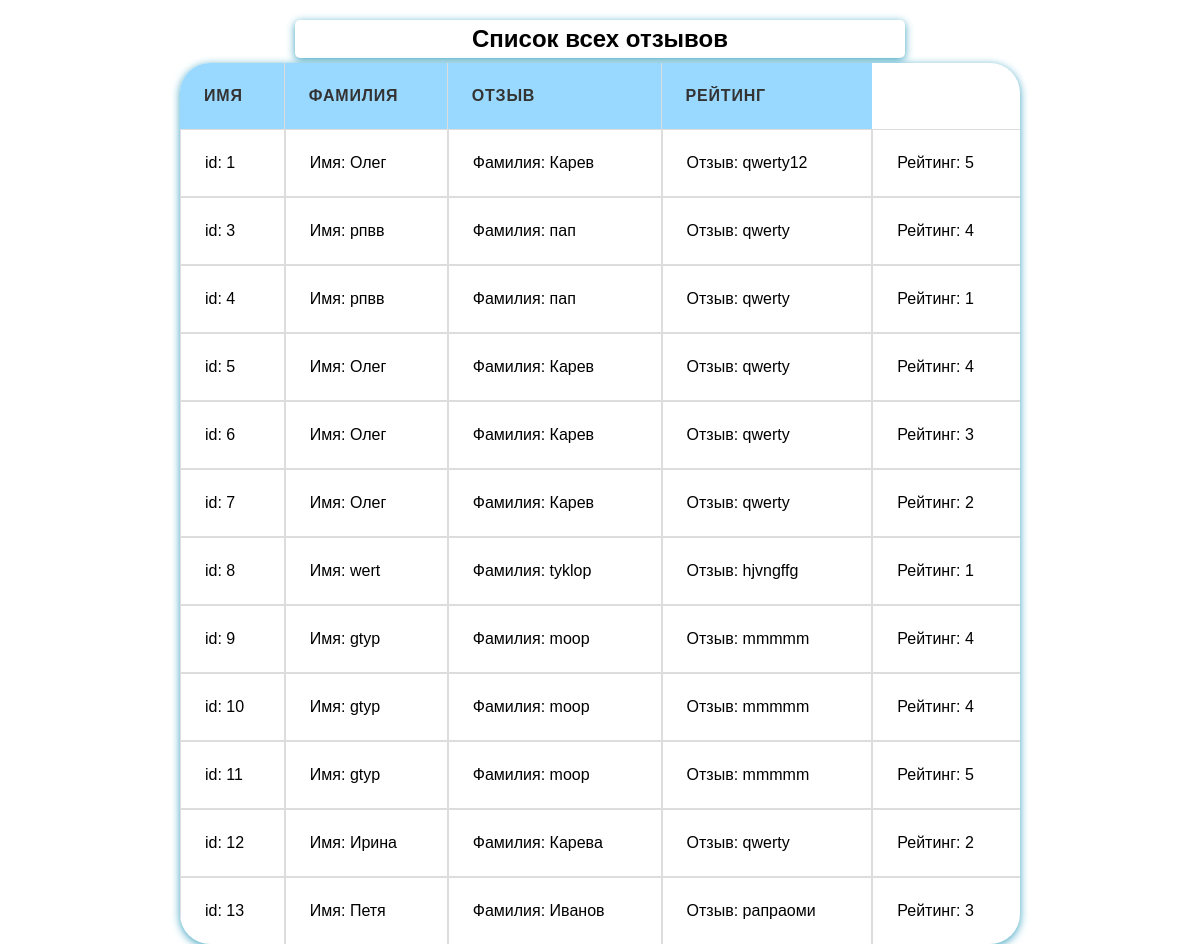
Page /list on the committed database.
### feedback/models.py (models this page shows)
class Feedback(models.Model):
    name=models.CharField(max_length=40, validators=[MinLengthValidator(3)])
    surname=models.CharField(max_length=60)
    feedback=models.TextField()
    rating = models.PositiveBigIntegerField()

### feedback/views.py (the view)
# urls.py: path('list',views.ListFeedBack.as_view()),
class ListFeedBack(ListView):
    template_name = 'feedback/list_feedback.html'
    model = Feedback
    context_object_name = 'feedback'
    def get_queryset(self):
        queryset = super().get_queryset()
        return queryset

### feedback/templates/feedback/list_feedback.html (shortened to what this page needs)
{% extends 'feedback/base.html' %}
{% load static %}
    {% block content %}
<h2>Список всех отзывов </h2>
<table>
    <tr>
        <th>Имя</th>
        <th>Фамилия</th>
        <th>Отзыв</th>
        <th>Рейтинг</th>
    </tr>
    <tr>
            {% for feed in feedback %}
            <td> id: {{feed.pk}}</td>
            <td> Имя: {{feed.name}}</td>
            <td> Фамилия: {{feed.surname}}</td>
            <td> Отзыв: {{feed.feedback}}</td>
            <td>Рейтинг: {{feed.rating}}</td>
     </tr>
        {% endfor %}
    {% endblock %}

### feedback/templates/feedback/base.html (shortened to what this page needs)
{% load static %}
<!DOCTYPE html>
<html lang="en">
<head>
    <link rel="stylesheet" href=" {% static 'feedback/forms.css' %}">
</head>
<body>
<link rel="stylesheet" href=" {% static 'feedback/list_feedback.css' %}">
   {% block content %} {% endblock %}
</body>
</html>

### feedback/static/feedback/forms.css (style rules this page uses)
body { margin: 0; font-family: Sans-Serif; }
h2 { width:50%; margin: 20px auto 5px; text-align: center; padding: 5px; border-radius: 5px; box-shadow: 0 2px 8px #3ca3c1; }

### feedback/static/feedback/list_feedback.css (style rules this page uses)
table { margin: 0 auto; border-collapse: separate; border-spacing: 0; width: 70%; max-width: 1200px; background-color: #fff; border-radius: 30px; overflow: hidden; box-shadow: 0 2px 8px #3ca3c1; }
th, td { padding: 1.5rem; text-align: left; vertical-align: middle; }
th { background-color: #99d8ff; color: #333; font-weight: 600; letter-spacing: 0.05em; text-transform: uppercase; }
tr:nth-child(even) { background-color: #ffffff; }
table th { border-right: 1px solid #ddd; }
table th:last-child { border-right: none; }
table tbody tr:last-child td { border-bottom: none; }
table td { border-right: 1px solid #ddd; border: 1px solid #ddd; }
table td:last-child { border-right: none; }

### rows in the picture
Feedback: pk "1", name "Олег", surname "Карев", feedback "qwerty12", rating "5"
Feedback: pk "3", name "рпвв", surname "пап", feedback "qwerty", rating "4"
Feedback: pk "4", name "рпвв", surname "пап", feedback "qwerty", rating "1"
Feedback: pk "5", name "Олег", surname "Карев", feedback "qwerty", rating "4"
Feedback: pk "6", name "Олег", surname "Карев", feedback "qwerty", rating "3"
Feedback: pk "7", name "Олег", surname "Карев", feedback "qwerty", rating "2"
Feedback: pk "8", name "wert", surname "tyklop", feedback "hjvngffg", rating "1"
Feedback: pk "9", name "gtyp", surname "moop", feedback "mmmmm", rating "4"
Feedback: pk "10", name "gtyp", surname "moop", feedback "mmmmm", rating "4"
Feedback: pk "11", name "gtyp", surname "moop", feedback "mmmmm", rating "5"
Feedback: pk "12", name "Ирина", surname "Карева", feedback "qwerty", rating "2"
Feedback: pk "13", name "Петя", surname "Иванов", feedback "рапраоми", rating "3"
